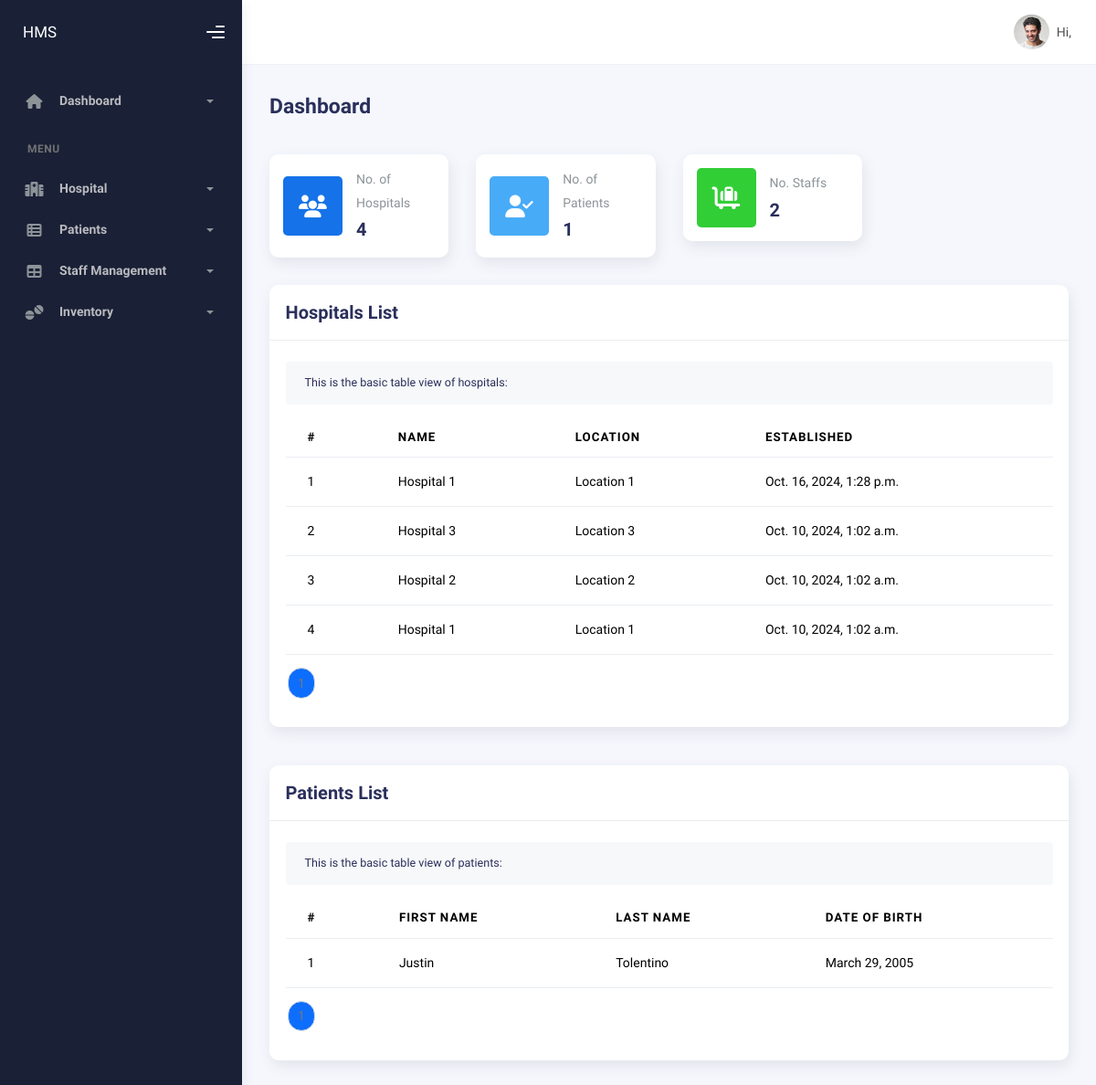
/ (signed in), run on the app's committed database.
### hospital/models.py (models this page shows, shortened)
class Hospital(models.Model):
    name = models.CharField(max_length=255)
    location = models.CharField(max_length=255)
    capacity = models.IntegerField()
    created_at = models.DateTimeField(auto_now_add=True)
    updated_at = models.DateTimeField(auto_now=True)

class Patient(models.Model):
    GENDER_CHOICES = [
        ("M", "Male"),
        ("F", "Female"),
        ("O", "Other"),
    ]
    STATUS_CHOICES = [
        ("Inactive", "Inactive"),
        ("Active", "Active"),
        ("Admission", "Admission"),
        ("Discharge", "Discharge"),
    ]
    user = models.OneToOneField(
        User, on_delete=models.CASCADE, related_name="patient_info"
    )
    first_name = models.CharField(max_length=100)
    last_name = models.CharField(max_length=100)
    gender = models.CharField(max_length=1, choices=GENDER_CHOICES)
    birthdate = models.DateField()
    hospital = models.ForeignKey(
        Hospital, on_delete=models.CASCADE, related_name="patients"
    )
    is_admitted = models.BooleanField(default=False)
    status = models.CharField(max_length=10, choices=STATUS_CHOICES)
    created_at = models.DateTimeField(auto_now_add=True)
    updated_at = models.DateTimeField(auto_now=True)

### app/views.py (the view)
# urls.py: path("", views.home_page, name="home"),
@login_required
def home_page(request):
    user = request.user
    context = {}
    allowed_groups = ["staff", "patient"]
    if not request.user.groups.filter(name__in=allowed_groups).exists():
        return HttpResponseForbidden("You are not authorized to view this page.")
    if user.is_staff:
        hospitals = Hospital.objects.all().order_by("-created_at")
        patients = Patient.objects.all().order_by("-created_at")
        hospital_paginator = Paginator(hospitals, 10)
        patient_paginator = Paginator(patients, 10)
        hospital_page_number = request.GET.get("hospital_page", 1)
        patient_page_number = request.GET.get("patient_page", 1)
        hospital_page = hospital_paginator.get_page(hospital_page_number)
        patient_page = patient_paginator.get_page(patient_page_number)
        number_of_hospitals = hospitals.count()
        number_of_staffs = User.objects.filter(is_staff=True).count()
        number_of_patients = patients.count()
        context["hospital_page"] = hospital_page
        context["patient_page"] = patient_page
        context["number_of_hospitals"] = number_of_hospitals
        context["number_of_staffs"] = number_of_staffs
        context["number_of_patients"] = number_of_patients
    else:
        patient = user.patient_info
        medical_records = patient.medical_records.all()
        context["patient"] = patient
        context["medical_records"] = medical_records
        context["inventory_home"] = inventory_home
    return render(request, "app/index.html", context)

### app/templates/app/index.html (shortened to what this page needs)
{% extends "layout/base.html" %}
{% block content %}
    {% if user.is_staff %}
    <div class="row">
        <div class="col-sm-6 col-md-3">
            <div class="card card-stats card-round">
            <div class="card-body">
                <div class="row align-items-center">
                <div class="col-icon">
                    <div
                    class="icon-big text-center icon-primary bubble-shadow-small"
                    >
                    <i class="fas fa-users"></i>
                    </div>
                </div>
                <div class="col col-stats ms-3 ms-sm-0">
                    <div class="numbers">
                    <p class="card-category">No. of Hospitals</p>
                    <h4 class="card-title">{{ number_of_hospitals }}</h4>
                    </div>
                </div>
                </div>
            </div>
            </div>
        </div>
        <div class="col-sm-6 col-md-3">
            <div class="card card-stats card-round">
            <div class="card-body">
                <div class="row align-items-center">
                <div class="col-icon">
                    <div
                    class="icon-big text-center icon-info bubble-shadow-small"
                    >
                    <i class="fas fa-user-check"></i>
                    </div>
                </div>
                <div class="col col-stats ms-3 ms-sm-0">
                    <div class="numbers">
                    <p class="card-category">No. of Patients</p>
                    <h4 class="card-title">{{ number_of_patients }}</h4>
                    </div>
                </div>
                </div>
            </div>
            </div>
        </div>
        <div class="col-sm-6 col-md-3">
            <div class="card card-stats card-round">
            <div class="card-body">
                <div class="row align-items-center">
                <div class="col-icon">
                    <div
                    class="icon-big text-center icon-success bubble-shadow-small"
                    >
                    <i class="fas fa-luggage-cart"></i>
                    </div>
                </div>
                <div class="col col-stats ms-3 ms-sm-0">
                    <div class="numbers">
                    <p class="card-category">No. Staffs</p>
                    <h4 class="card-title">{{ number_of_staffs }}</h4>
                    </div>
                </div>
                </div>
            </div>
            </div>
        </div>
        </div>
        <div class="row">
            <div class="col-12">
                <div class="card">
                    <div class="card-header">
                        <div class="card-title">Hospitals List</div>
                    </div>
                    <div class="card-body">
                        <div class="card-sub">
                            This is the basic table view of hospitals:
                        </div>
                        <table class="table mt-3">
                            <thead>
                                <tr>
                                    <th scope="col">#</th>
                                    <th scope="col">Name</th>
                                    <th scope="col">Location</th>
                                    <th scope="col">Established</th>
                                </tr>
                            </thead>
                            <tbody>
                                {% for hospital in hospital_page %}
                                <tr>
                                    <td>{{ forloop.counter }}</td>
                                    <td>{{ hospital.name }}</td>
                                    <td>{{ hospital.location }}</td>
                                    <td>{{ hospital.created_at }}</td>
                                </tr>
                                {% empty %}
                                <tr>
                                    <td colspan="4">No hospitals found.</td>
                                </tr>
                                {% endfor %}
                            </tbody>
                        </table>
                        <nav aria-label="Hospital pagination">
                            <ul class="pagination">
                                {% for num in hospital_page.paginator.page_range %}
                                    <li class="page-item {% if hospital_page.number == num %}active{% endif %}">
                                        <a class="page-link" href="?hospital_page={{ num }}">{{ num }}</a>
                                    </li>
                                {% endfor %}
                            </ul>
                        </nav>
                    </div>
                </div>
                <div class="card mt-5">
                    <div class="card-header">
                        <div class="card-title">Patients List</div>
                    </div>
                    <div class="card-body">
                        <div class="card-sub">
                            This is the basic table view of patients:
                        </div>
                        <table class="table mt-3">
                            <thead>
                                <tr>
                                    <th scope="col">#</th>
                                    <th scope="col">First Name</th>
                                    <th scope="col">Last Name</th>
                                    <th scope="col">Date of Birth</th>
                                </tr>
                            </thead>
                            <tbody>
                                {% for patient in patient_page %}
                                <tr>
                                    <td>{{ forloop.counter }}</td>
                                    <td>{{ patient.first_name }}</td>
                                    <td>{{ patient.last_name }}</td>
                                    <td>{{ patient.birthdate }}</td>
                                </tr>
                                {% empty %}
                                <tr>
                                    <td colspan="4">No patients found.</td>
                                </tr>
                                {% endfor %}
                            </tbody>
                        </table>
                        <nav aria-label="Patient pagination">
                            <ul class="pagination">
                                {% for num in patient_page.paginator.page_range %}
                                    <li class="page-item {% if patient_page.number == num %}active{% endif %}">
                                        <a class="page-link" href="?patient_page={{ num }}">{{ num }}</a>
                                    </li>
                                {% endfor %}
                            </ul>
                        </nav>
                    </div>
                </div>
            </div>
    </div>
    {% endif %}
{% endblock content %}

### data on the page
Hospital: name "Hospital 1", location "Location 1", created_at "Oct. 16, 2024, 1:28 p.m."
Hospital: name "Hospital 3", location "Location 3", created_at "Oct. 10, 2024, 1:02 a.m."
Hospital: name "Hospital 2", location "Location 2", created_at "Oct. 10, 2024, 1:02 a.m."
Hospital: name "Hospital 1", location "Location 1", created_at "Oct. 10, 2024, 1:02 a.m."
Patient: first_name "Justin", last_name "Tolentino", birthdate "March 29, 2005"

### other printed values
{{ number_of_hospitals }} "4"
{{ number_of_patients }} "1"
{{ number_of_staffs }} "2"
{{ num }} "1"
